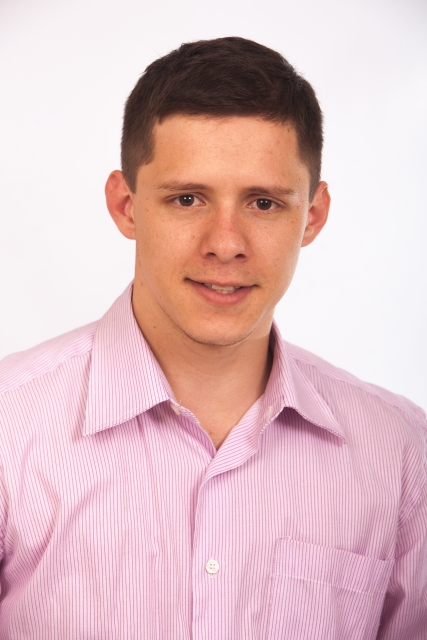
#> input picture OpenCV3_beginner/images/sample.jpg, 427 x 640 px, found by its file name
$ python threshold.py
#> lines starting #> are read from the running program, lines starting #| are printed output that depends on the picture; after the words box and inside, x2 and y2 are one past the last pixel; in counts of white or black regions, pixels touching at a corner belong together
import cv2

try:
    img = cv2.imread('C:/Source Codes/OpenCV3_beginner/images/sample.jpg', cv2.IMREAD_GRAYSCALE)
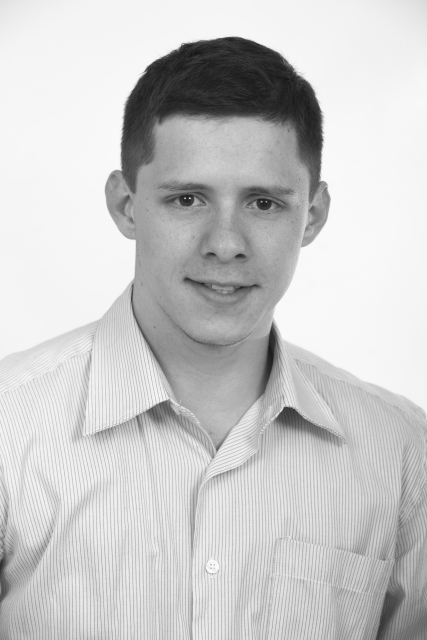
#> img: shape (640, 427); min 22, max 254, mean 201.7
    if img is None:
        print('ファイルを読み込めません．')
        import sys
        sys.exit()

    ret,dst = cv2.threshold(img,100,200,cv2.THRESH_BINARY)
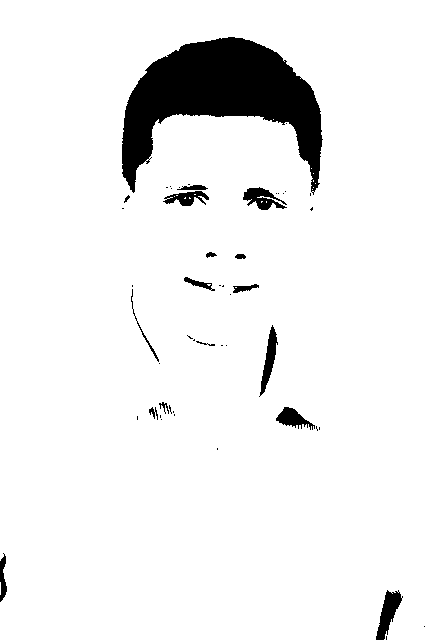
#> dst: shape (640, 427); values 0 (black) and 200 (white), 93.4% white; 50 black regions (33 under 20 px), largest, box (x1, y1, x2, y2) and area: (122, 37, 323, 195) 14708, (376, 590, 403, 640) 627, (243, 187, 287, 210) 516
    cv2.imwrite('C:/Source Codes/OpenCV3_beginner/images/threshold_THRESH_BINARY.jpg',dst)
    cv2.imshow('dst1',dst)

    ret,dst = cv2.threshold(img,100,200,cv2.THRESH_BINARY_INV)
    cv2.imwrite('C:/Source Codes/OpenCV3_beginner/images/threshold_THRESH_BINARY_INV.jpg',dst)
    cv2.imshow('dst2',dst)

    ret,dst = cv2.threshold(img,100,200,cv2.THRESH_TRUNC)
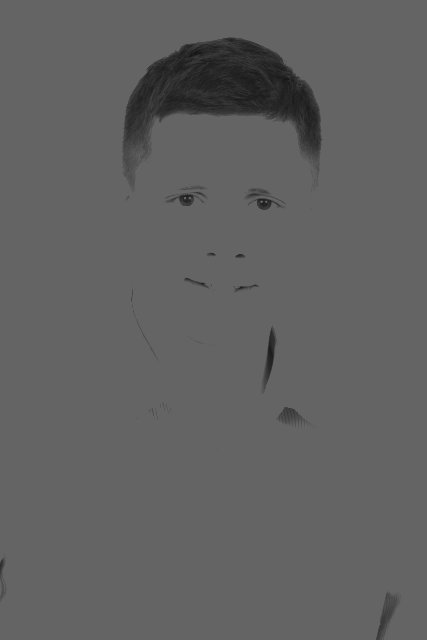
#> dst: shape (640, 427); min 22, max 100, mean 97
    cv2.imwrite('C:/Source Codes/OpenCV3_beginner/images/threshold_THRESH_TRUNC.jpg',dst)
    cv2.imshow('dst3',dst)

    ret,dst = cv2.threshold(img,100,200,cv2.THRESH_TOZERO)
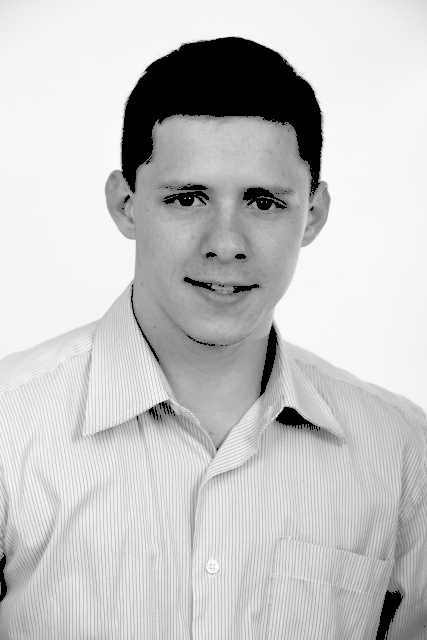
#> dst: shape (640, 427); min 0, max 254, mean 198
    cv2.imwrite('C:/Source Codes/OpenCV3_beginner/images/threshold_THRESH_TOZERO.jpg',dst)
    cv2.imshow('dst4',dst)

    ret,dst = cv2.threshold(img,100,200,cv2.THRESH_TOZERO_INV)
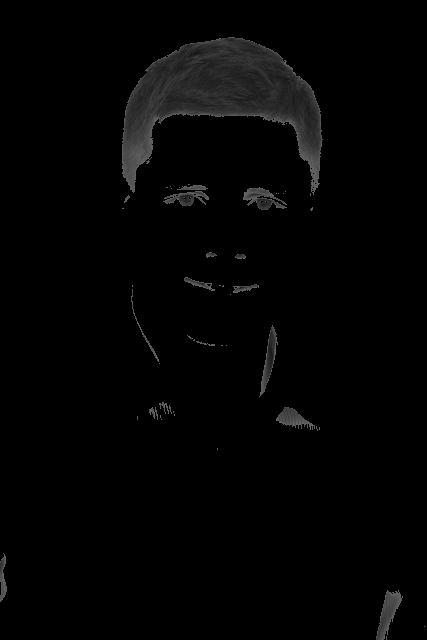
#> dst: shape (640, 427); min 0, max 100, mean 3.7
    cv2.imwrite('C:/Source Codes/OpenCV3_beginner/images/threshold_THRESH_TOZERO_INV.jpg',dst)
    cv2.imshow('dst5',dst)

    cv2.waitKey(0)
    cv2.destroyAllWindows()
except:
    import sys
    print ("Error:",sys.exc_info()[0])
    print(sys.exc_info()[1])
    import traceback
    print(traceback.format_tb(sys.exc_info()[2]))

$ run again, with OpenCV3_beginner/images/20230609.jpg copied over OpenCV3_beginner/images/sample.jpg
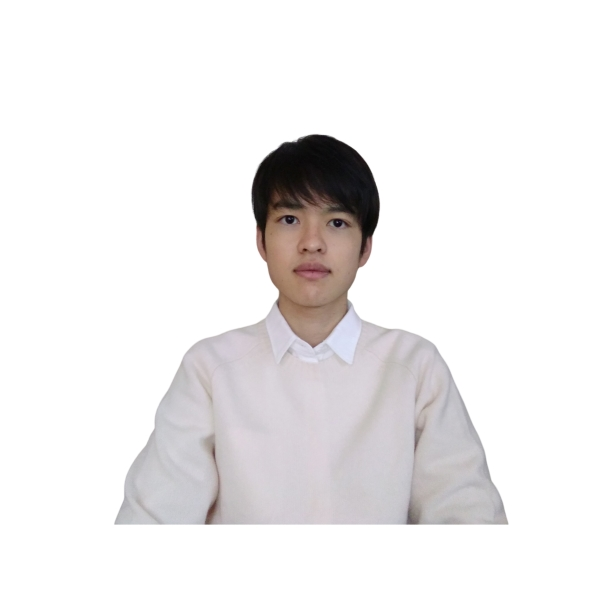
#> input picture OpenCV3_beginner/images/20230609.jpg, 600 x 600 px, found by its file name
#> `ret,dst = cv2.threshold(img,100,200,cv2.THRESH_BINARY)`:
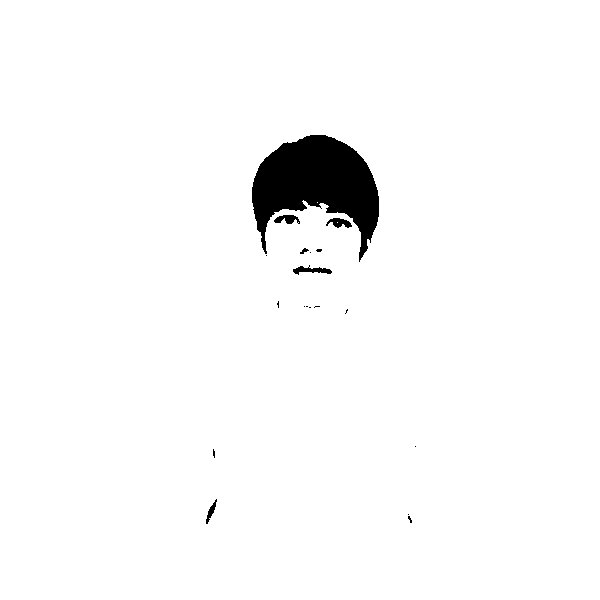
#> dst: shape (600, 600); values 0 (black) and 200 (white), 97.4% white; 19 black regions (13 under 20 px), largest, box (x1, y1, x2, y2) and area: (252, 135, 379, 262) 8706, (293, 265, 332, 275) 183, (326, 218, 352, 228) 151, (274, 215, 300, 224) 150, (206, 499, 217, 524) 93, (300, 248, 309, 254) 27
#> `ret,dst = cv2.threshold(img,100,200,cv2.THRESH_TOZERO_INV)`:
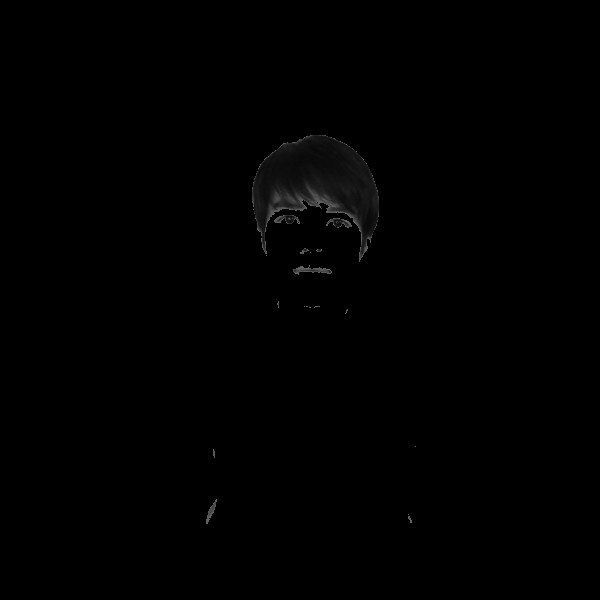
#> dst: shape (600, 600); min 0, max 100, mean 0.8
